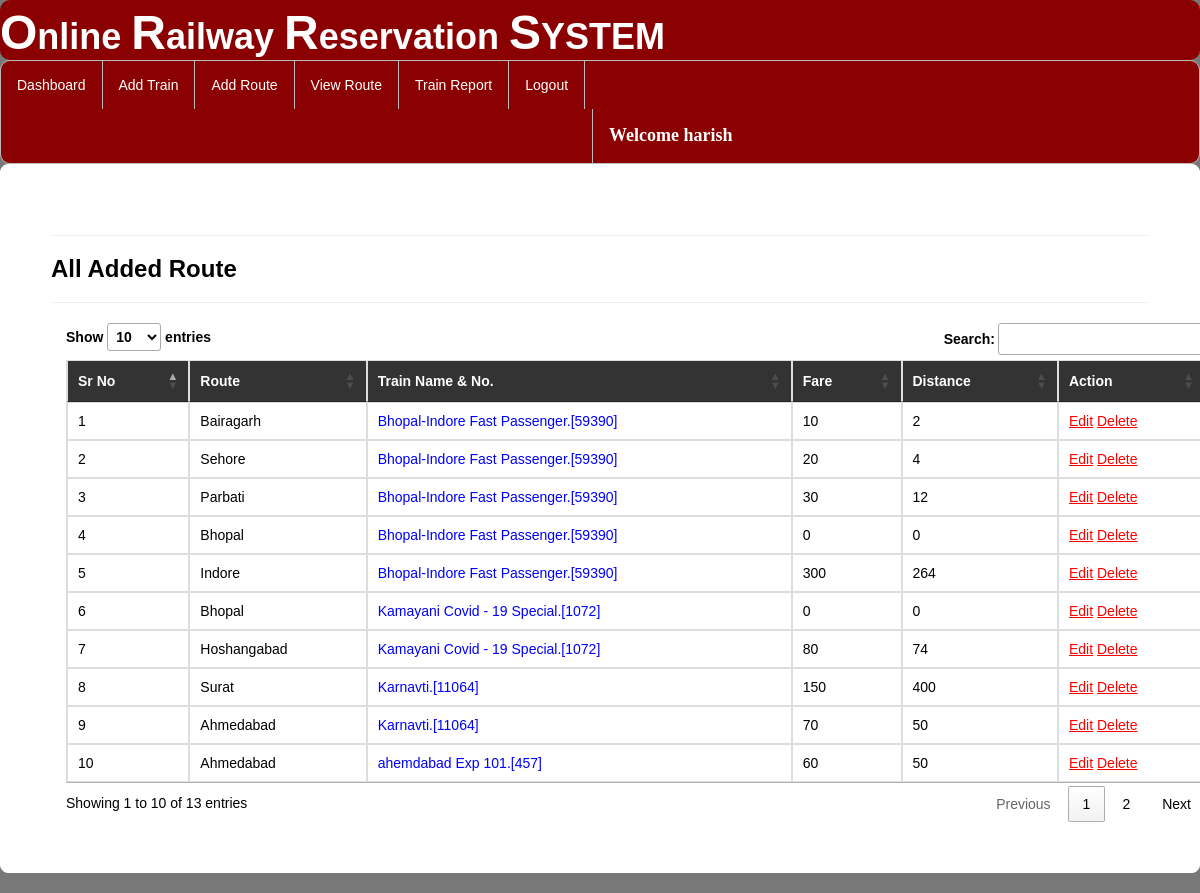
The app's page /availableroute/ (signed in) with its own data.
### railway/models.py (models this page shows, shortened)
class Add_route(models.Model):
    train = models.ForeignKey(Add_Train,on_delete=models.CASCADE,null=True)
    route = models.CharField(max_length=100,null=True)
    distance=models.IntegerField(null=True)
    fare=models.IntegerField(null=True)

class Add_Train(models.Model):
    trainname = models.CharField(max_length=30,null=True)
    train_no = models.IntegerField(null=True)
    from_city = models.CharField(max_length=30,null=True)
    to_city = models.CharField(max_length=30,null=True)
    departuretime=models.CharField(max_length=30,null=True)
    arrivaltime=models.CharField(max_length=30,null=True)
    trevaltime=models.CharField(max_length=100,null=True)
    distance=models.IntegerField(null=True)
    img=models.FileField(null=True)

### railway/views.py (the view)
# urls.py: path('availableroute/', displayroute, name="availableroute"),
def displayroute(request):
    if not request.user.is_authenticated:
        return redirect('login')
    data = Add_route.objects.all()
    data2 = Add_Train.objects.all()
    d = {'data':data,'data2':data2}
    return render(request,"availableroute.html",d)

### railway/templates/availableroute.html (shortened to what this page needs)
{% extends 'navigation3.html' %}
{% load static %}
{% block b %}
<div style="color:Black;border:1px solid white;border-radius:8px;background-color:white;padding:50px">
<hr><h3><strong>All Added Route</strong></h3><hr>
        <div class="container">
<table class="table table-bordered" id="myTable">
  <thead style="color:white;background-color:#333">
  <tr>
    <th>Sr No</th>
    <th>Route</th>
      <th>Train Name & No.</th>
    <th>Fare</th>
    <th>Distance</th>
    <th>Action</th>
  </tr>
  </thead>
   <tbody>
{% for i in data %}
  <tr>
    <td>{{forloop.counter}}</td>
    <td>{{i.route}}</td>
      <td style="color:blue">{{i.train.trainname}}.[{{i.train.train_no}}]</td>
    <td>{{i.fare}}</td>
    <td>{{i.distance}}</td>
    <td style="100px"><a href="{% url 'editroute' i.id %}" style="color:red"><u>Edit</u></a>
        <a href="{% url 'delete_route' i.id %}" style="color:red"><u>Delete</u></a></td>
  </tr>{% endfor %}
    </tbody>
</table>
 </div>
</div>
{% endblock %}

### railway/templates/navigation3.html (shortened to what this page needs)
{% extends 'head.html' %}
{% load static %}
{% block body %}
<link rel = stylesheet href = "//cdn.datatables.net/1.10.19/css/jquery.dataTables.min.css">
<ul class="id2">
  <li id="id1"><a href="{% url 'admindashboard' %}">Dashboard</a></li>
  <li id="id1"><a href="{% url 'add_train' %}">Add Train</a></li>
  <li id="id1"><a href="{% url 'add_route' %}">Add Route</a></li>
  <li id="id1"><a href="{% url 'availableroute' %}">View Route</a></li>
  <li id="id1"><a href="{% url 'view_train'%}">Train Report</a></li>
  <li id="id1"><a href="{% url 'log_out' %}">Logout</a></li>
      <li id="id2" style="margin-left:591px"><a href="" style="color:white"><strong style="font-size:18px;font-family:cursive">Welcome {{request.user.username}}</strong></a></li>
</ul>
{% block b %}
{% endblock %}
{% endblock %}

### railway/templates/navigation3.html (style rules this page uses)
.id2 { list-style-type: none; margin: 0; padding: 0; overflow: hidden; background-color: darkred; border-radius:10px; border:1px solid #bbb; }
#id1 { float: left; border-right:1px solid #bbb; }
#id2 { float: left; border-left:1px solid #bbb; }
li:last-child { border-right: none; }
li a { display: block; color: white; text-align: center; padding: 14px 16px; text-decoration: none; }
body { font-family: Arial, Helvetica, sans-serif; }

### records on screen
Add_route: route "Bairagarh", train.trainname "Bhopal-Indore Fast Passenger", train.train_no "59390", fare "10", distance "2"
Add_route: route "Sehore", train.trainname "Bhopal-Indore Fast Passenger", train.train_no "59390", fare "20", distance "4"
Add_route: route "Parbati", train.trainname "Bhopal-Indore Fast Passenger", train.train_no "59390", fare "30", distance "12"
Add_route: route "Bhopal", train.trainname "Bhopal-Indore Fast Passenger", train.train_no "59390", fare "0", distance "0"
Add_route: route "Indore", train.trainname "Bhopal-Indore Fast Passenger", train.train_no "59390", fare "300", distance "264"
Add_route: route "Bhopal", train.trainname "Kamayani Covid - 19 Special", train.train_no "1072", fare "0", distance "0"
Add_route: route "Hoshangabad", train.trainname "Kamayani Covid - 19 Special", train.train_no "1072", fare "80", distance "74"
Add_route: route "Surat", train.trainname "Karnavti", train.train_no "11064", fare "150", distance "400"
Add_route: route "Ahmedabad", train.trainname "Karnavti", train.train_no "11064", fare "70", distance "50"
Add_route: route "Ahmedabad", train.trainname "ahemdabad Exp 101", train.train_no "457", fare "60", distance "50"

### other values on screen
{{ request.user.username }} "harish"
